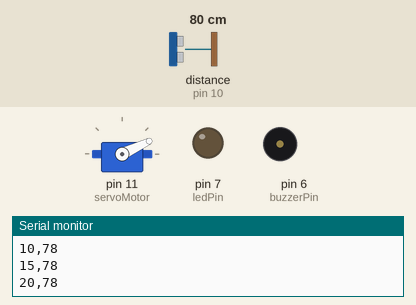
Bench run of a sketch on a simulated Arduino Uno, built with avr-gcc and run on an emulated ATmega328P. Parts: servo, output pins drawn as LEDs (lit = HIGH), buzzer (waves = sounding, pin HIGH), the last lines printed to the serial monitor. Wiring (inferred from the names in the program): ultrasonic range finder: trigger pin 9; echo pin 10. The inputs (shaded band) are chosen by the test bench; at power-on: distance to the obstacle (sensor on pin 10) 80 cm. The echo pulse lasts 58.3 µs per cm; pins used as bus, display or sensor lines are not drawn.

Above: at 1.2 s.
1.3 s: distance to the obstacle (sensor on pin 10) set to 22 cm
4.3 s: distance to the obstacle (sensor on pin 10) set to 19 cm
At 4.56 s:
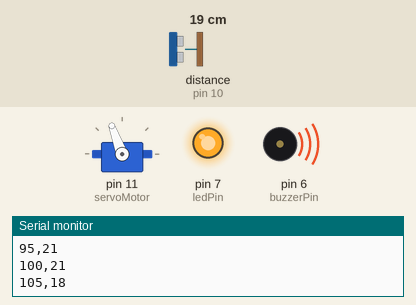
7.3 s: distance to the obstacle (sensor on pin 10) set to 35 cm
At 7.59 s:
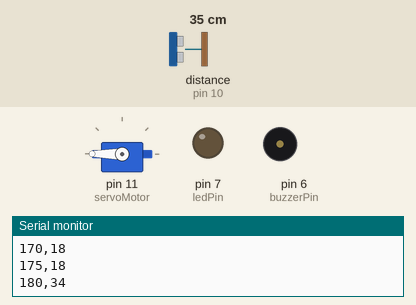
10.3 s: distance to the obstacle (sensor on pin 10) set to 2 cm
At 11.03 s:
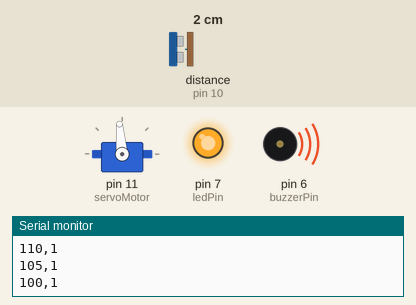
13.3 s: distance to the obstacle (sensor on pin 10) set to 60 cm
At 14.98 s:
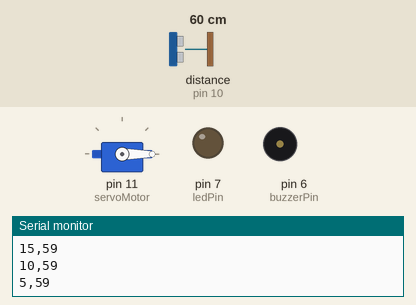
16.3 s: distance to the obstacle (sensor on pin 10) set to 4 cm
At 22.44 s:
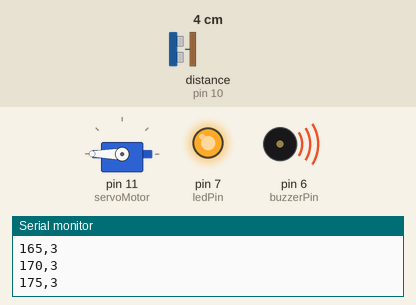
Timing chart, 0 to 30.7 s (numbered marks = the images above; inputs shaded):
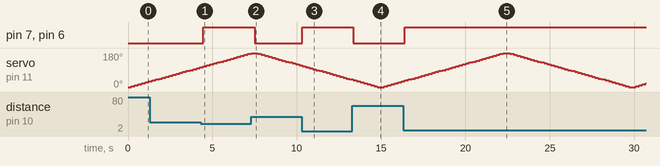

The sketch:

lam_promocion_46_sonar1.ino
```cpp
// =====================================
//  LICEO AERONÁUTICO MILITAR - PROMOCIÓN 46
//  Proyecto SONAR 2025
//  Autor: Cicolini - Franchi - Méndez - Santacroce
// =====================================

#include <Servo.h>

// Pines del HC-SR04
const int trigPin = 9;
const int echoPin = 10;

// Pines LED y buzzer
const int ledPin = 7;
const int buzzerPin = 6;

// Servo
Servo servoMotor;

// Variables
long duration;
int distance;

void setup() {
  pinMode(trigPin, OUTPUT);
  pinMode(echoPin, INPUT);
  pinMode(ledPin, OUTPUT);
  pinMode(buzzerPin, OUTPUT);

  servoMotor.attach(11);  // Servo en pin 3
  Serial.begin(9600);    // Comunicación con Python
}

void loop() {
  // Escaneo de 0° a 180°
  for (int angle = 0; angle <= 180; angle += 5) {
    moverYMedir(angle);
  }

  // Escaneo de 180° a 0°
  for (int angle = 180; angle >= 0; angle -= 5) {
    moverYMedir(angle);
  }
}

void moverYMedir(int angle) {
  // Mover servo
  servoMotor.write(angle);
  delay(200);

  // Medir distancia
  digitalWrite(trigPin, LOW);
  delayMicroseconds(2);
  digitalWrite(trigPin, HIGH);
  delayMicroseconds(10);
  digitalWrite(trigPin, LOW);

  duration = pulseIn(echoPin, HIGH, 20000); // timeout 20 ms
  distance = duration * 0.034 / 2;

  // Validar distancia
  if (distance > 0 && distance < 200) {
    // Alerta LED y buzzer
    if (distance < 20) {
      digitalWrite(ledPin, HIGH);
      digitalWrite(buzzerPin, HIGH);
    } else {
      digitalWrite(ledPin, LOW);
      digitalWrite(buzzerPin, LOW);
    }

    // Enviar datos a Python en formato "ángulo,distancia"
    Serial.print(angle);
    Serial.print(",");
    Serial.println(distance);
  }
}
```

Measured:
- the behaviour switches between 21 and 20 cm on distance to the obstacle (sensor on pin 10) (found by bisection; images 0 and 1)
- after the input at 4.3 s, pin 7 (ledPin), pin 6 (buzzerPin): LOW → HIGH after 0.17 s
- after the input at 7.3 s, pin 7 (ledPin), pin 6 (buzzerPin): HIGH → LOW after 0.20 s
- after the input at 10.3 s, pin 7 (ledPin), pin 6 (buzzerPin): LOW → HIGH at once
- after the input at 13.3 s, pin 7 (ledPin), pin 6 (buzzerPin): HIGH → LOW after 0.05 s
- after the input at 16.3 s, pin 7 (ledPin), pin 6 (buzzerPin): LOW → HIGH after 0.11 s
